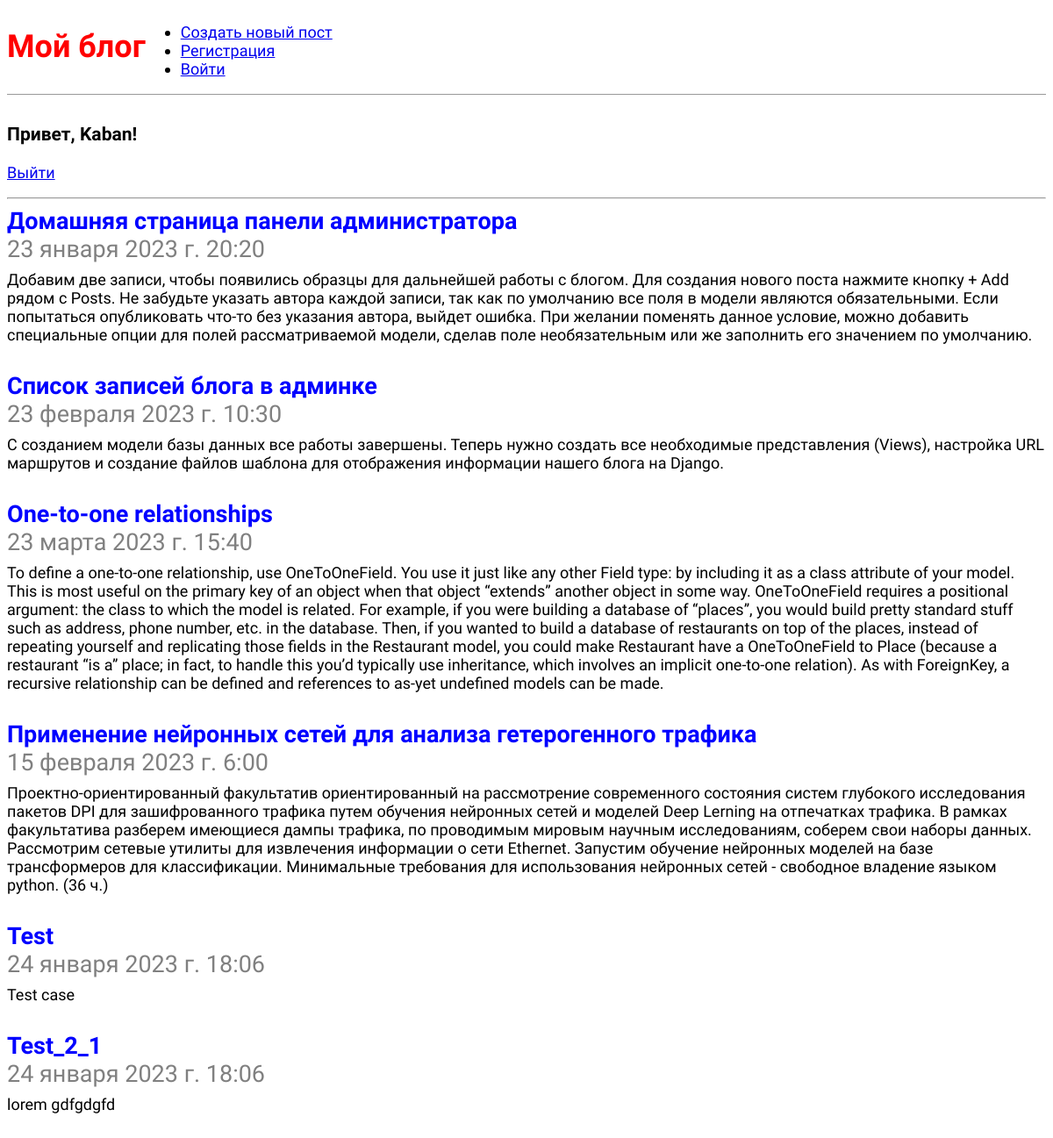
Page / (signed in) on the earlier database version.
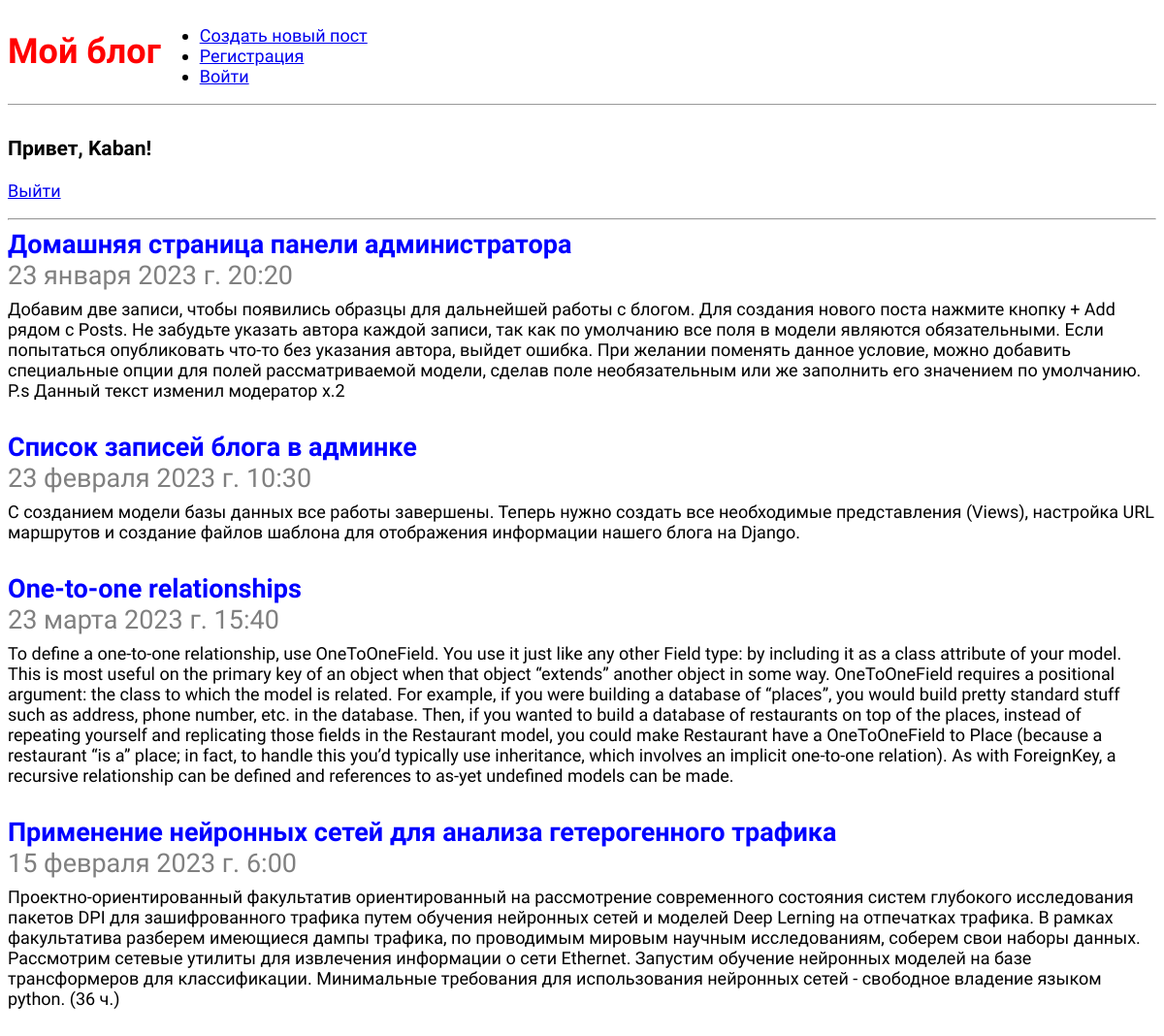
Same page on the later database version.
### blog/models.py (models this page shows, shortened)
class Post(models.Model):
    title = models.CharField(max_length=200)  # Строковое поле, для строк малого и большого размера.
    author = models.ForeignKey(
        'auth.User',
        on_delete=models.CASCADE,  # Если удалиться пользователь, то и его статьи удаляться(каскадное отношение)
    )
    body = models.TextField()  # Большое текстовое поле
    time_create = models.DateTimeField(default=datetime.datetime.now())

### blog/views.py (the view)
# urls.py: path("", BlogListView.as_view(), name='home'),
class BlogListView(ListView):
    model = Post
    template_name = 'home.html'

### templates/home.html
{% extends 'base.html' %}
{% block content %}
{% if user.is_authenticated %}
  {% for post in object_list %}
    <div class="post-entry">
      <h2>
        <a href="{% url 'post_detail' post.pk %}">{{ post.title }}</a>
        <p style="color:grey;">{{ post.time_create }}</p>
      </h2>
      <p>{{ post.body }}</p>
    </div>
  {% endfor %}
{% endif %}
{% endblock content %}

Differences in the rows shown:
removed Post: title "Test", time_create "24 января 2023 г. 18:06", body "Test case"
removed Post: title "Test_2_1", time_create "24 января 2023 г. 18:06", body "lorem gdfgdgfd"
changed Post "Домашняя страница панели администратора": body "…его значением по умолчанию." → "…его значением по умолчанию. P.s Данный текст изменил модератор x.2"
